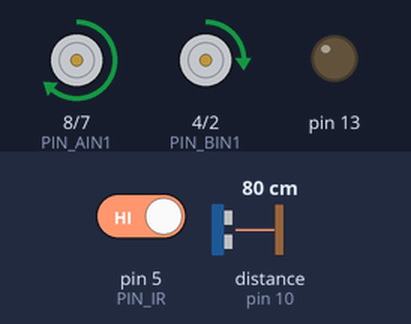
Bench run of a sketch on a simulated Arduino Uno, built with avr-gcc and run on an emulated ATmega328P. Parts: motor-driver pin pairs drawn as motors (green arrow = first pin HIGH = forward, orange = second pin HIGH = backward, longer = more drive, scaled by the enable pin), output pins drawn as LEDs (lit = HIGH). Inputs (shaded band) come from the test bench; at power-on: pin 5 (PIN_IR) HIGH, distance to the obstacle (sensor on pin 10) 80 cm. The echo pulse lasts 58.3 µs per cm; pins used as bus, display or sensor lines are not drawn.

Above: at 6.2 s.
6.3 s: pin 5 (PIN_IR) driven LOW
At 6.8 s:
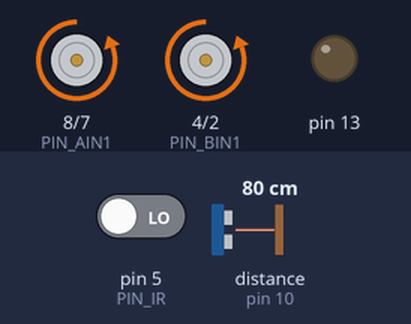
At 8.07 s:
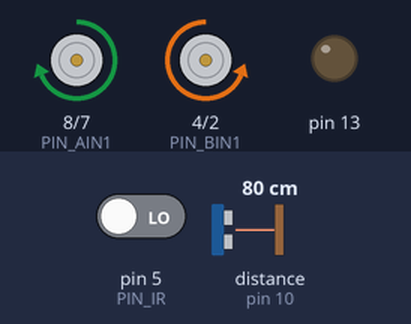
9.3 s: pin 5 (PIN_IR) driven HIGH
At 9.56 s:
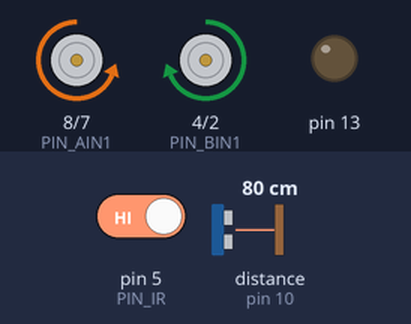
Timing chart, 0 to 26.5 s (numbered marks = the images above; inputs shaded):
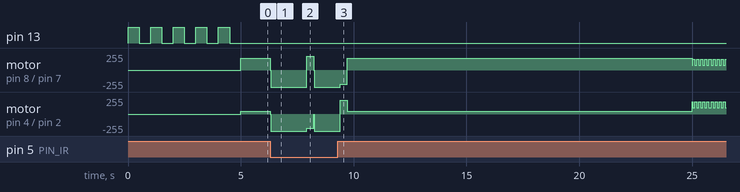

Measured:
- after the input at 6.3 s, motor on pin 8 (PIN_AIN1) / pin 7 (PIN_AIN2): forward 180/255 → backward 255/255 at once, → forward 210/255 1.6 s later, → backward 255/255 0.32 s later; motor on pin 4 (PIN_BIN1) / pin 2 (PIN_BIN2): forward 40/255 → backward 255/255 at once, → backward 210/255 1.6 s later, → backward 255/255 0.32 s later

The sketch:

tactic2.ino
```cpp
/*
 * ROBOT NAME: 20-SECOND TORNADO
 * STRATEGY:
 * 1. Wait 5 Seconds.
 * 2. Spin in a fixed circle for 20 Seconds (Safety Mode).
 * 3. Switch to Search & Destroy Mode (Attack Mode).
 */

// =============================================================
// 1. PIN DEFINITIONS (Your Specific Wiring)
// =============================================================

// LEFT MOTOR (Driver Channel B)
const int PIN_PWMA = 9;
const int PIN_AIN1 = 8;
const int PIN_AIN2 = 7;

// RIGHT MOTOR (Driver Channel A)
const int PIN_PWMB = 3;
const int PIN_BIN1 = 4;
const int PIN_BIN2 = 2;

// SENSORS
const int PIN_TRIG = 6;
const int PIN_ECHO = 10;
const int PIN_IR   = 5;

// CORRECTION
bool INVERT_LEFT  = false;
bool INVERT_RIGHT = false;

// =============================================================
// 2. TUNING SETTINGS
// =============================================================

// TIMING
// 5000ms (Start Delay) + 20000ms (Spin Time) = 25000ms Total
const unsigned long TIME_SWITCH_MODE = 25000;

// PHASE 1: THE CIRCLE (First 20s)
// Make Right much slower than Left to create a tight circle.
int spdCircleL = 180;
int spdCircleR = 40;   // <--- Decrease this to make the circle SMALLER

// PHASE 2: ATTACK SPEEDS (After 20s)
struct Params {
  int spdCruise; int spdScanTurn; int spdApproach; int spdCharge;
  int spdReverse; int spdPivot; int detectFar; int chargeNear;
};
// Aggressive Profile
Params P = { 140, 45, 190, 255, 255, 210, 40, 20 };

// =============================================================
// 3. VARIABLES
// =============================================================

enum Mode { MODE_EDGE, MODE_PATROL, MODE_HUNT, MODE_APPROACH, MODE_CHARGE };
Mode mode = MODE_PATROL;

unsigned long attackLockUntil = 0;
unsigned long tHuntFlip = 0;
int targetConf = 0;
bool edgeTurnRight = true;
bool huntCurveRight = true;

// =============================================================
// 4. MOTOR FUNCTIONS
// =============================================================

void motorLeft(int speed) {
  if (INVERT_LEFT) speed = -speed;
  speed = constrain(speed, -255, 255);
  if (speed == 0) {
    digitalWrite(PIN_AIN1, LOW); digitalWrite(PIN_AIN2, LOW); analogWrite(PIN_PWMA, 0);
  } else if (speed > 0) {
    digitalWrite(PIN_AIN1, HIGH); digitalWrite(PIN_AIN2, LOW); analogWrite(PIN_PWMA, speed);
  } else {
    digitalWrite(PIN_AIN1, LOW); digitalWrite(PIN_AIN2, HIGH); analogWrite(PIN_PWMA, -speed);
  }
}

void motorRight(int speed) {
  if (INVERT_RIGHT) speed = -speed;
  speed = constrain(speed, -255, 255);
  if (speed == 0) {
    digitalWrite(PIN_BIN1, LOW); digitalWrite(PIN_BIN2, LOW); analogWrite(PIN_PWMB, 0);
  } else if (speed > 0) {
    digitalWrite(PIN_BIN1, HIGH); digitalWrite(PIN_BIN2, LOW); analogWrite(PIN_PWMB, speed);
  } else {
    digitalWrite(PIN_BIN1, LOW); digitalWrite(PIN_BIN2, HIGH); analogWrite(PIN_PWMB, -speed);
  }
}

void driveLR(int left, int right) { motorLeft(left); motorRight(right); }
void stopMotors() { driveLR(0, 0); }

// =============================================================
// 5. SENSOR FUNCTIONS
// =============================================================

int readIR() { return digitalRead(PIN_IR); }

int readUltrasonicCM() {
  digitalWrite(PIN_TRIG, LOW); delayMicroseconds(2);
  digitalWrite(PIN_TRIG, HIGH); delayMicroseconds(10);
  digitalWrite(PIN_TRIG, LOW);
  unsigned long dur = pulseIn(PIN_ECHO, HIGH, 15000);
  if (dur == 0) return 0;
  return (int)(dur / 58UL);
}

// =============================================================
// 6. LOGIC & BEHAVIORS
// =============================================================

void doEdgeRecover() {
  stopMotors(); delay(20);
  driveLR(-P.spdReverse, -P.spdReverse);
  unsigned long t_start = millis();
  while (readIR() == 0 && (millis() - t_start < 1500)) {} // Wait for Black
  delay(100);

  if (edgeTurnRight) driveLR(P.spdPivot, -P.spdPivot);
  else               driveLR(-P.spdPivot, P.spdPivot);
  delay(320);
  edgeTurnRight = !edgeTurnRight;

  // Return to correct mode based on time
  if (millis() < TIME_SWITCH_MODE) mode = MODE_PATROL;
  else mode = MODE_HUNT;
}

void doHunt() {
  if (millis() - tHuntFlip > 1600UL) {
    tHuntFlip = millis(); huntCurveRight = !huntCurveRight;
  }
  int wiggle = (int)((millis() / 90) % 2 == 0 ? P.spdScanTurn : -P.spdScanTurn);
  int baseL = P.spdCruise; int baseR = P.spdCruise;
  if (huntCurveRight) baseR -= 20; else baseL -= 20;
  driveLR(baseL + wiggle, baseR - wiggle);
}

void doApproach() {
  int wiggle = (int)((millis() / 70) % 2 == 0 ? 55 : -55);
  driveLR(P.spdApproach + wiggle, P.spdApproach - wiggle);
}

void doCharge() { driveLR(P.spdCharge, P.spdCharge); }

// =============================================================
// 7. SETUP
// =============================================================
void setup() {
  pinMode(PIN_PWMA, OUTPUT); pinMode(PIN_AIN1, OUTPUT); pinMode(PIN_AIN2, OUTPUT);
  pinMode(PIN_PWMB, OUTPUT); pinMode(PIN_BIN1, OUTPUT); pinMode(PIN_BIN2, OUTPUT);
  pinMode(PIN_TRIG, OUTPUT); pinMode(PIN_ECHO, INPUT); pinMode(PIN_IR, INPUT);

  // 5-SECOND DELAY
  pinMode(13, OUTPUT);
  for(int i=0; i<5; i++) {
    digitalWrite(13, HIGH); delay(500);
    digitalWrite(13, LOW);  delay(500);
  }

  // Set Start Mode
  mode = MODE_PATROL;
}

// =============================================================
// 8. LOOP
// =============================================================
void loop() {

  // 1. ALWAYS CHECK EDGE (Safety First)
  if (readIR() == 0) {
    doEdgeRecover();
    return;
  }

  // 2. CHECK TIME
  if (millis() < TIME_SWITCH_MODE) {
    // === PHASE 1: FIRST 20 SECONDS (CIRCULAR MOTION) ===
    // Just drive in the circle.
    // Note: If you want it to attack if enemy is SUPER close, uncomment below:
    /*
    int cm = readUltrasonicCM();
    if (cm > 0 && cm < 15) { doCharge(); return; }
    */

    driveLR(spdCircleL, spdCircleR);

  } else {
    // === PHASE 2: NORMAL BEHAVIOR (HUNT/ATTACK) ===

    int cm = readUltrasonicCM();
    bool valid = (cm >= 3 && cm <= 80);
    bool inFar  = valid && (cm <= P.detectFar);
    bool inNear = valid && (cm <= P.chargeNear);

    if (inFar) targetConf++; else targetConf--;
    targetConf = constrain(targetConf, 0, 10);

    if (inFar && targetConf >= 3) attackLockUntil = millis() + 350;

    if (inNear) mode = MODE_CHARGE;
    else if (millis() < attackLockUntil) mode = MODE_CHARGE;
    else if (targetConf >= 3) mode = MODE_APPROACH;
    else mode = MODE_HUNT;

    switch (mode) {
      case MODE_HUNT:     doHunt();     break;
      case MODE_APPROACH: doApproach(); break;
      case MODE_CHARGE:   doCharge();   break;
    }
  }
}
```
